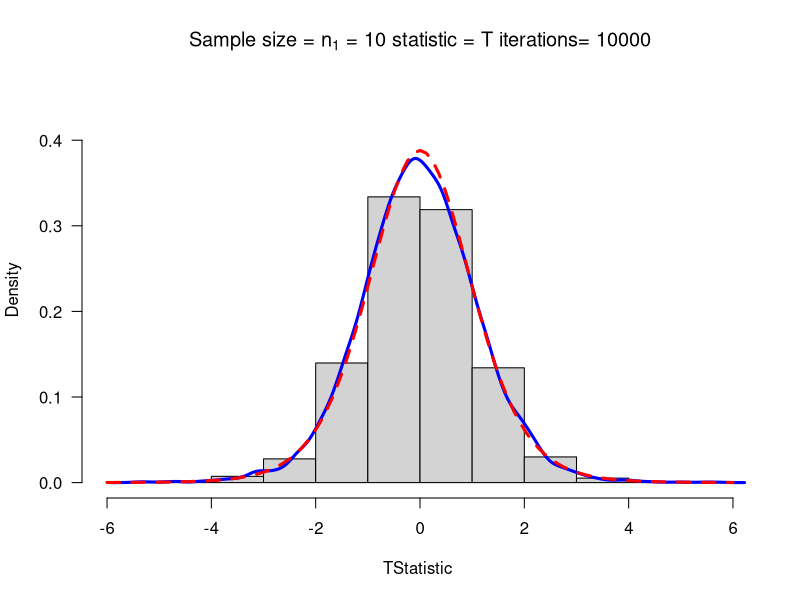

Write R code to recreate this figure.
#This is a model R function that you can alter for other statistics
# Copy this function twice and alter the two copies to make sampling distributions from the T distribution

myTsim <- function(n1=10, sigma1=4, mean1=10, iter=1000, ymax=0.1,...){
  
  y1=rnorm(n1*iter,mean=mean1,sd=sigma1)# generate iter samples of size n1
  
  data1.mat=matrix(y1,nrow=n1,ncol=iter,byrow=TRUE) # Each column is a sample size n1
  
  sd1=apply(data1.mat,2,sd) # sd
  
  ybar=apply(data1.mat,2,mean)  # mean
  
  w=(ybar-mean1)/(sd1/sqrt(n1))      #T stat
  
  hist(w,freq=FALSE, ylim=c(0,ymax), # Histogram with annotation
    main=substitute(paste("Sample size = ",n[1]," = ",n1," statistic = ",T," iterations= ",iter)),
    xlab=expression(paste(T, "Statistic",sep=" ")), las=1)
  
  lines(density(w),col="Blue",lwd=3) # add a density plot
  
  curve(dt(x,n1-1),add=TRUE,col="Red",lty=2,lwd=3) # add a theoretical curve
  
  title=expression(T==frac((bar(y)-mu),s/sqrt(n1))) #mathematical annotation -see ?plotmath
  
  #legend(locator(1),c("Simulated","Theoretical"),col=c("Blue","Red"),lwd=4,lty=1:2,bty="n",title=title) # Legend #
  
  invisible(list(w=w,summary=summary(w),sd=sd(w),fun="T")) # some output to use if needed
  
}
myTsim(iter=10000,ymax=0.45) 
